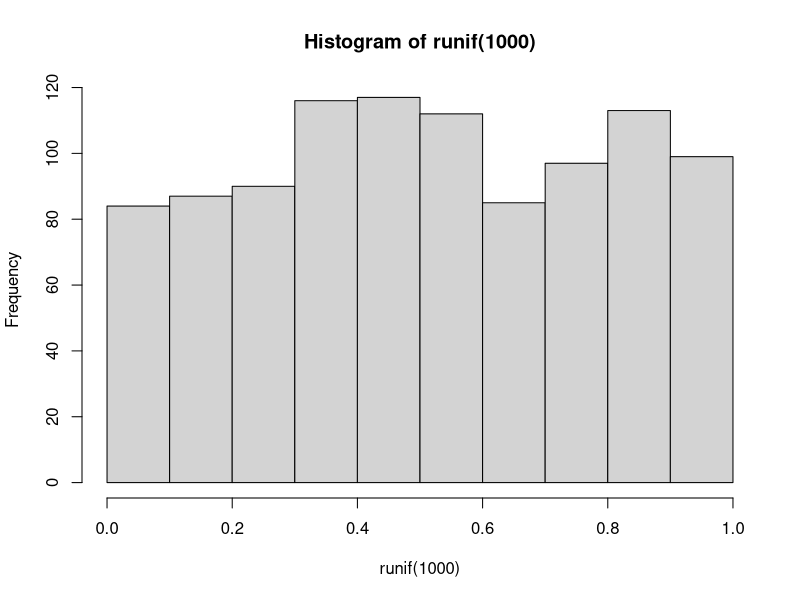
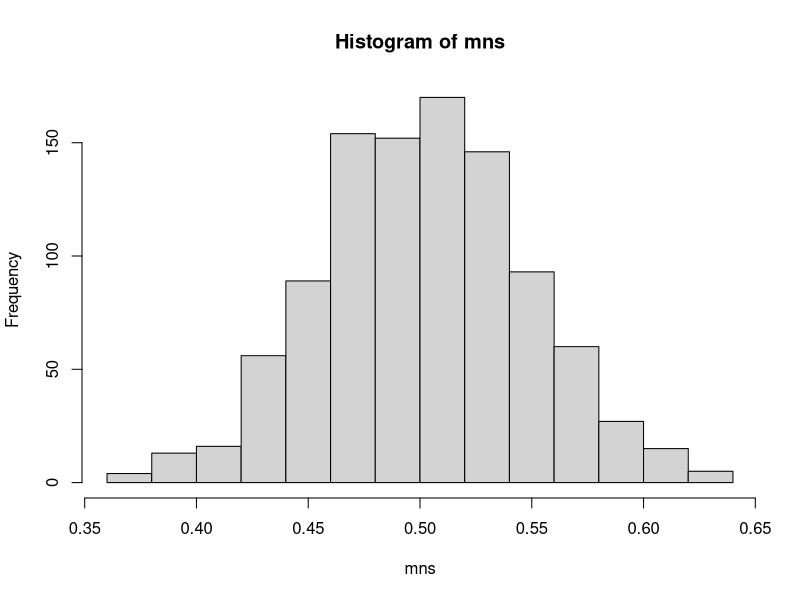

Write R code to recreate these figures, in order.
## ---- chunk 1
hist(runif(1000))
mns = NULL
for (i in 1 : 1000) mns = c(mns, mean(runif(40)))
hist(mns)

